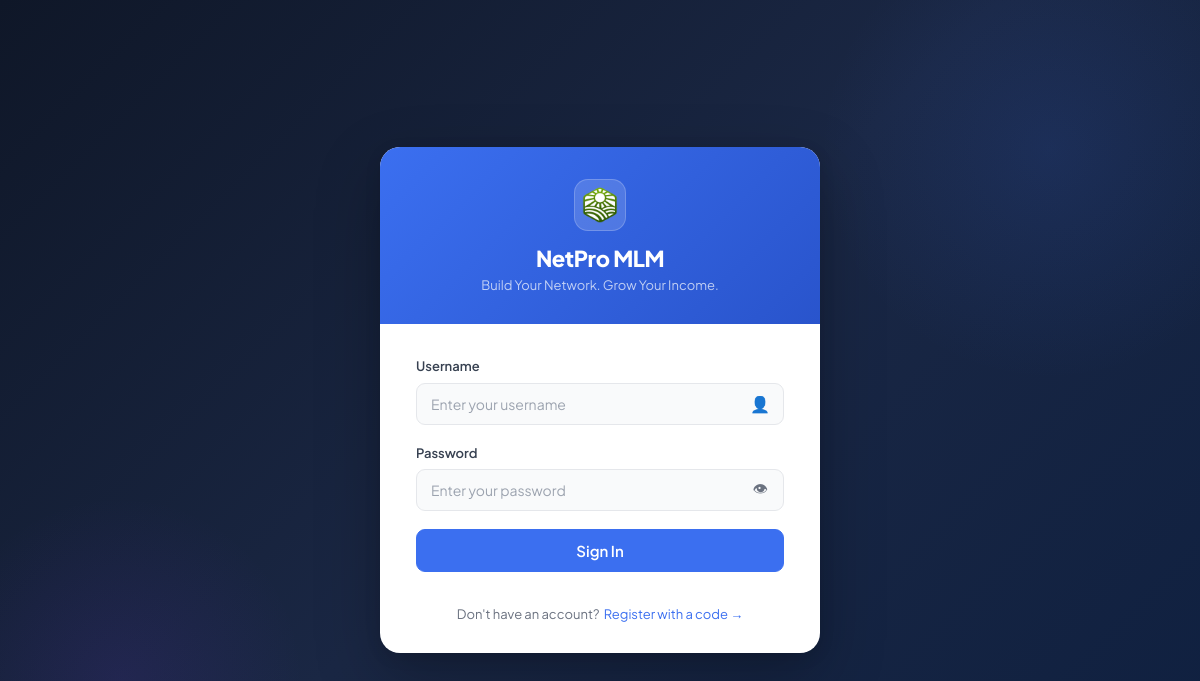
The page / on the database its author committed.
### tables this page shows
CREATE TABLE settings (
  key_name   VARCHAR(80) NOT NULL PRIMARY KEY,
  value      TEXT        NOT NULL,
  updated_at TIMESTAMP DEFAULT CURRENT_TIMESTAMP ON UPDATE CURRENT_TIMESTAMP
);

### controllers/AuthController.php (called while the page is built, shortened)
<?php
class AuthController
{
    public function showLogin(): void
    {
        require 'views/auth/login.php';
    }
}

### index.php (called while the page is built, shortened)
<?php
require_once 'config/db.php';
require_once 'core/helpers.php';
require_once 'core/Auth.php';
if (setting('maintenance_mode') === '1' && !Auth::isAdmin()) {
    $name = setting('site_name', APP_NAME);
    http_response_code(503);
    die("<!doctype html><html><head><meta charset='UTF-8'><title>Maintenance — {$name}</title>
    <style>body{font-family:system-ui;display:flex;align-items:center;justify-content:center;min-height:100vh;margin:0;background:#f4f6fb;}
    .box{text-align:center;padding:40px;max-width:400px;}h1{font-size:24px;}p{color:#6b7a99;}</style>
    </head><body><div class='box'><div style='font-size:50px;margin-bottom:16px;'>🔧</div>
    <h1>{$name}</h1><p>We're performing scheduled maintenance. We'll be back shortly.</p></div></body></html>");
}
$page = $_GET['page'] ?? 'login';
$route = $routes[$page] ?? null;
[$ctrlClass, $method, $role] = $route;
(new $ctrlClass())->$method();

### config/db.php (called while the page is built, shortened)
<?php
function db(): PDO
{
    static $pdo = null;
    if ($pdo === null) {
        $dsn = sprintf(
            'mysql:host=%s;port=%s;dbname=%s;charset=utf8mb4',
            DB_HOST,
            DB_PORT,
            DB_NAME
        );
        try {
            $pdo = new PDO($dsn, DB_USER, DB_PASS, [
                PDO::ATTR_ERRMODE            => PDO::ERRMODE_EXCEPTION,
                PDO::ATTR_DEFAULT_FETCH_MODE => PDO::FETCH_ASSOC,
                PDO::ATTR_EMULATE_PREPARES   => false,
                PDO::MYSQL_ATTR_FOUND_ROWS   => true,
            ]);
        } catch (PDOException $e) {
            if (APP_ENV === 'development') {
                die('<pre>Database connection failed: ' . $e->getMessage() . '</pre>');
            }
            die('Service temporarily unavailable. Please try again later.');
        }
    }
    return $pdo;
}

### core/helpers.php (called while the page is built, shortened)
<?php
function e(mixed $val): string
{
    return htmlspecialchars((string) $val, ENT_QUOTES | ENT_SUBSTITUTE, 'UTF-8');
}
function setting(string $key, string $default = ''): string
{
    static $cache = [];
    if (!array_key_exists($key, $cache)) {
        $st = db()->prepare('SELECT value FROM settings WHERE key_name = ?');
        $st->execute([$key]);
        $cache[$key] = $st->fetchColumn() ?: $default;
    }
    return $cache[$key];
}

### views/auth/login.php (the view, shortened to what this page needs)
<?php $pageTitle = 'Login — ' . setting('site_name', APP_NAME); ?>
<!DOCTYPE html>
<html lang="en">
<head>
  <link rel="stylesheet" href="<?= APP_URL ?>/assets/css/main.css">
  <link rel="stylesheet" href="<?= APP_URL ?>/assets/css/auth.css">
</head>
<body>
<div class="auth-page">
  <div class="auth-card">
    <div class="auth-header">
      <div class="auth-logo"><img src="<?= APP_URL ?>/assets/img/logo.png" alt="Logo" style="width:36px;height:36px;object-fit:contain;"></div>
      <h1><?= e(setting('site_name', APP_NAME)) ?></h1>
      <p><?= e(setting('site_tagline', 'Build Your Network. Grow Your Income.')) ?></p>
    </div>
    <div class="auth-body">
      <form method="POST" action="<?= APP_URL ?>/?page=do_login" id="loginForm">
        <div class="form-group">
          <label class="form-label" for="username">Username</label>
          <div class="input-group">
            <input
              type="text"
              id="username"
              name="username"
              class="form-control"
              placeholder="Enter your username"
              value="<?= e($_POST['username'] ?? '') ?>"
              autocomplete="username"
              autofocus
              required
            >
            <span class="input-icon">👤</span>
          </div>
        </div>
        <div class="form-group">
          <label class="form-label" for="password">Password</label>
          <div class="input-group">
            <input
              type="password"
              id="password"
              name="password"
              class="form-control"
              placeholder="Enter your password"
              autocomplete="current-password"
              required
            >
            <button type="button" class="input-btn" id="togglePw" aria-label="Show/hide password">
              <span id="eyeIcon">👁</span>
            </button>
          </div>
        </div>
        <button type="submit" class="btn btn-primary btn-full btn-lg" id="loginBtn">
          <span id="btnText">Sign In</span>
        </button>
      </form>
    </div>
    <div class="auth-footer">
      Don't have an account?&nbsp;
      <a href="<?= APP_URL ?>/?page=register">Register with a code →</a>
    </div>
  </div>
</div>
</body>
</html>

### assets/css/main.css (style rules this page uses)
:root { --bg: #f4f6fb; --surface: #ffffff; --surface2: #f0f3fa; --surface3: #e8ecf5; --border: #dde3ef; --border-light: #eef1f8; --text: #111827; --text-muted: #6b7a99; --text-light: #9ca8c0; --primary: #3b6ff0; --primary-dark: #2954cc; --primary-light: #ebf0fd; --primary-muted: rgba(59,111,240,.12); --success: #12a05c; --success-bg: #ecfdf5; --success-border:#bbf7d0; --danger: #e03434; --danger-bg: #fef2f2; --danger-border: #fecaca; --warning: #d97706; --warning-bg: #fffbeb; --warning-border:#fde68a; --info: #0891b2; --info-bg: #ecfeff; --info-border: #a5f3fc; --purple: #7c3aed; --purple-bg: #f5f3ff; --orange: #ea580c; --orange-bg: #fff7ed; --sidebar-bg: #0f1728; --sidebar-hover: rgba(255,255,255,.06); --sidebar-active:#3b6ff0; --sidebar-text: rgba(255,255,255,.7); --sidebar-text-active: #fff; --sidebar-w: 260px; --topbar-h: 64px; --space-1: 4px; --space-2: 8px; --space-3: 12px; --space-4: 16px; --space-5: 20px; --space-6: 24px; --space-8: 32px; --space-10: 40px; --font: 'Plus Jakarta Sans', system-ui, sans-serif; --font-mono: 'JetBrains Mono', 'Fira Code', monospace; --radius: 8px; --radius-lg: 14px; --radius-xl: 20px; --radius-full: 9999px; --shadow-sm: 0 1px 2px rgba(0,0,0,.05); --shadow: 0 1px 3px rgba(0,0,0,.08), 0 1px 2px rgba(0,0,0,.04); --shadow-md: 0 4px 12px rgba(0,0,0,.08), 0 2px 4px rgba(0,0,0,.04); --shadow-lg: 0 10px 30px rgba(0,0,0,.10), 0 4px 8px rgba(0,0,0,.05); --shadow-xl: 0 20px 50px rgba(0,0,0,.12); --transition: 150ms ease; --transition-md: 250ms ease; }
*, *::before, *::after { box-sizing: border-box; margin: 0; padding: 0; }
html { font-size: 16px; -webkit-text-size-adjust: 100%; scroll-behavior: smooth; }
body { font-family: var(--font); font-size: 14px; line-height: 1.6; color: var(--text); background: var(--bg); -webkit-font-smoothing: antialiased; }
a { color: var(--primary); text-decoration: none; }
img { max-width: 100%; display: block; }
button, input, select, textarea { font-family: inherit; font-size: inherit; }
button { cursor: pointer; }
h1, h2, h3, h4, h5 { font-weight: 700; line-height: 1.2; color: var(--text); }
h1 { font-size: 28px; }

### rows shown on the page
settings: value "NetPro MLM"
settings: value "Build Your Network. Grow Your Income."
